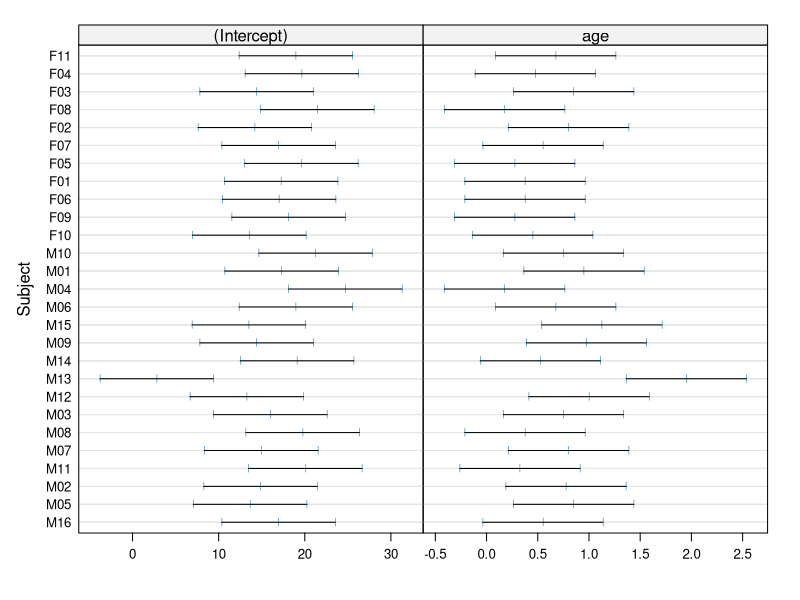

Write the R code that produced this figure.
library(nlme)


### Name: plot.intervals.lmList
### Title: Plot lmList Confidence Intervals
### Aliases: plot.intervals.lmList
### Keywords: models

### ** Examples

fm1 <- lmList(distance ~ age | Subject, Orthodont)
plot(intervals(fm1))
